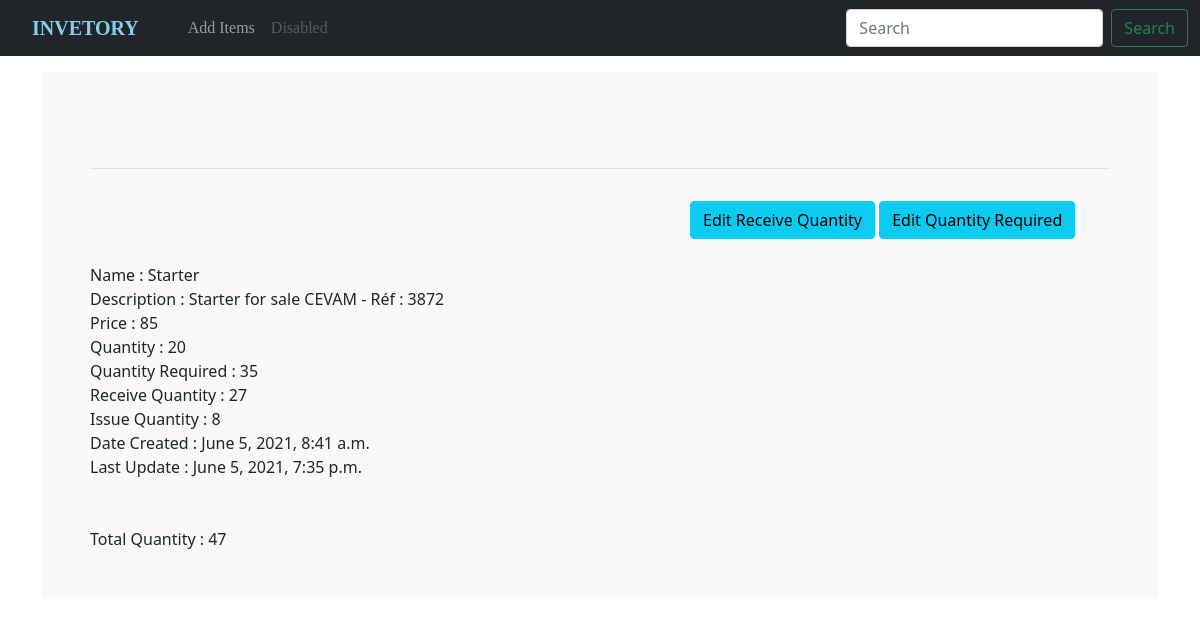
Before: /stock/14/ with the older database file.
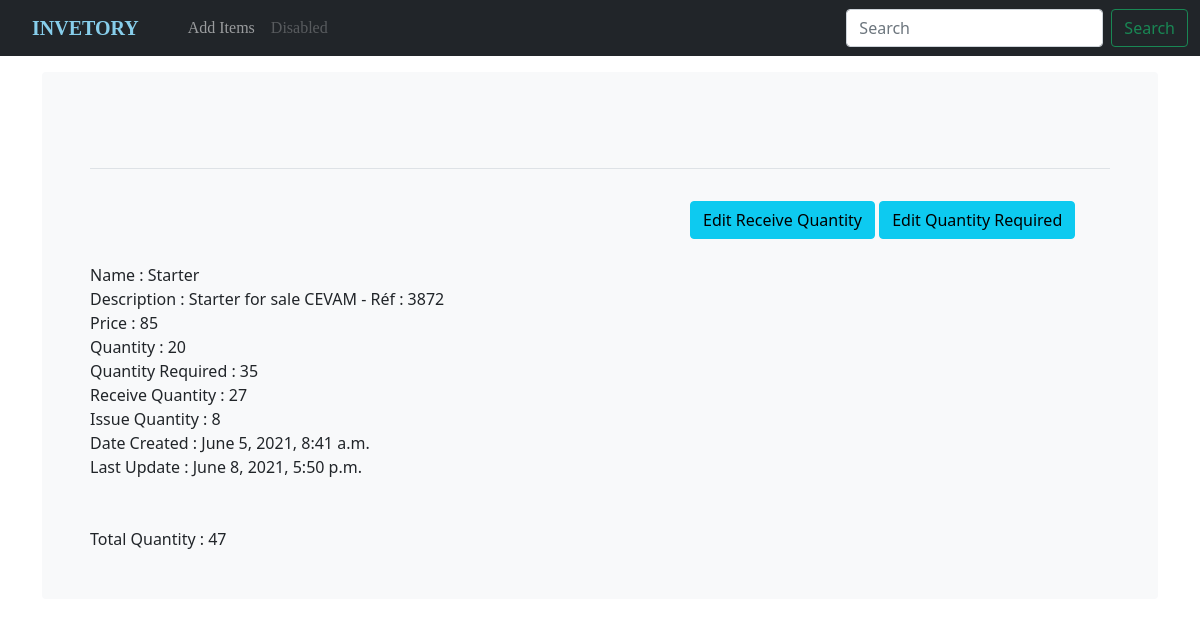
After: the same page with the newer database file.
### sms_app/models.py (models this page shows, shortened)
class Stock(models.Model):
    name = models.CharField(max_length=30, null=True, blank=True)
    description = models.TextField(default='', null=True, blank=True)
    price = models.IntegerField("Unit Price",null=True, blank=True)
    category = models.CharField('Category', max_length=40, blank=True, null=True, choices=category_choices)
    quantity_before = models.IntegerField(null=True, default=0, blank=True)
    quantity = models.IntegerField(null=True, default=0, blank=False)
    quantity_calc = models.IntegerField('Total Q', null=True, default=0, blank=True)
    image = models.ImageField(upload_to='sms_images/', blank=True, null=True)
    date_created = models.DateTimeField(auto_now_add=True, null=True)
    quantity_required = models.IntegerField('Q Required', blank=False, null=True)
    receive_quantity = models.IntegerField('Q Received', blank=False, null=True)
    receive_by = models.CharField(max_length=30, null=True, blank=True)
    issue_by = models.CharField(max_length=30, null=True, blank=True)
    issue_quantity = models.IntegerField(default=0, null=True, blank=True)
    last_updated = models.DateTimeField(auto_now=True)
    export_to_csv = models.BooleanField(default=False)
    reorder_level = models.IntegerField(default=0, null=True, blank=True)
    tags_id = models.ManyToManyField(Tag, blank=True)
    def _get_quantity(self):
        return self.quantity
    quantity_before = property(_get_quantity)
    def _get_total_quantity(self):
        x = self.quantity + self.receive_quantity
        return x
    quantity_calc = property(_get_total_quantity)
    def _get_issue_by(self):
        return self.receive_by
    issue_by = property(_get_issue_by)
    def _get_issue_quantity(self):
        if self.quantity_required and self.receive_quantity:
            x = self.quantity_required - self.receive_quantity
            return x
    issue_quantity = property(_get_issue_quantity)

### sms_app/views.py (the view)
# urls.py: path('stock/<str:id>/', views.get_stock, name='get_stock'),
def get_stock(request, id):
    try:
        stock = Stock.objects.get(id=id)
    except Stock.DoesNotExist:
        return render(request, 'sms_app/404.html')
    context = {'get_stock': stock}
    return render(request, 'sms_app/get_stock.html', context)

### sms_app/templates/sms_app/get_stock.html
{% extends "sms_app/main.html" %}
{% load static %}
{% block content %}
<div style="margin-left:600px;">
    <a href="{% url 'sms_app:receive_quantity' get_stock.id %}"><div class="btn btn-info">Edit Receive Quantity</div></a>
    <a href="{% url 'sms_app:quantity_required' get_stock.id %}"><div class="btn btn-info">Edit Quantity Required</div></a>
</div>
<br>
Name : {{ get_stock.name}}<br>
Description : {{ get_stock.description}}<br>
Price : {{ get_stock.price}}<br>
Quantity : {{ get_stock.quantity}}<br>
Quantity Required : {{ get_stock.quantity_required}}<br>
Receive Quantity : {{ get_stock.receive_quantity}}<br>
Issue Quantity : {{ get_stock.issue_quantity}}<br>
Date Created : {{ get_stock.date_created}}<br>
Last Update : {{ get_stock.last_updated}}<br>
<br><br>
Total Quantity : {{ get_stock.quantity_calc}}<br>
{% endblock %}

Changed rows visible on the page:
changed Stock "Starter": last_updated "June 5, 2021, 7:35 p.m." → "June 8, 2021, 5:50 p.m."
